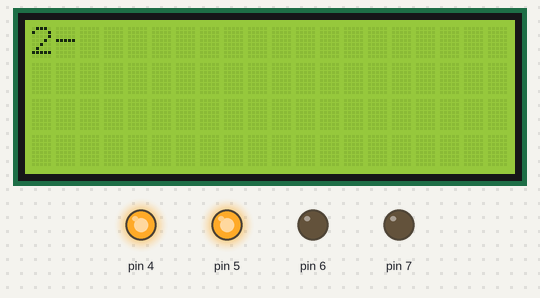
This sketch was run on a simulated Arduino Uno, built with avr-gcc and run on an emulated ATmega328P. On the bench: 20×4 character LCD, output pins drawn as LEDs (lit = HIGH).

Above: at 3.1 s.
At 5.1 s:
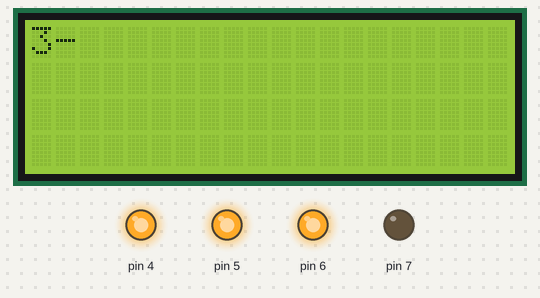
At 23.2 s:
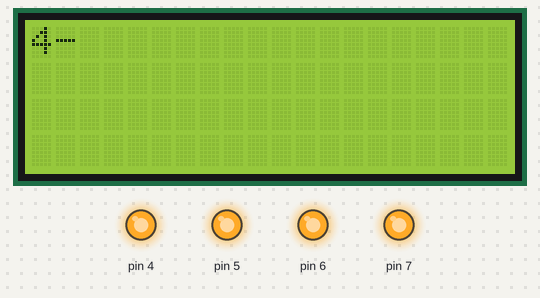
At 37.2 s:
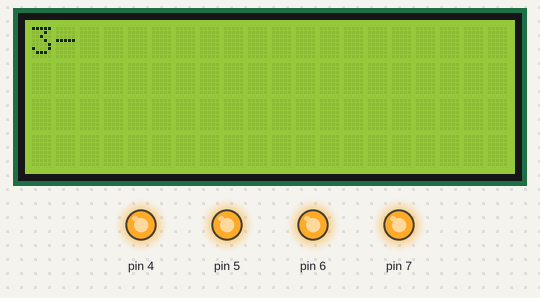
Timing chart, 0 to 40.0 s (numbered marks = the images above):
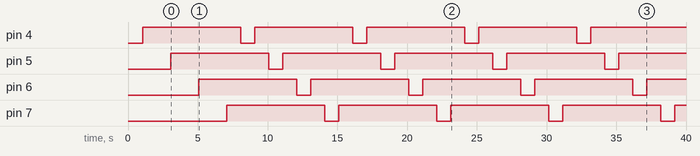

Measured:
- by itself, pin 4–7: alternates HIGH for 7.0 s and LOW for 1.0 s
- what the display in image 0 shows lasts 1.0 s, from 3.1 s to 4.1 s

The sketch:

relay1.ino
```cpp
// AW: cyklicznie przez 4 przekaźniki

#include <OneWire.h>
#include <LiquidCrystal_I2C.h>

LiquidCrystal_I2C lcd( 0x27, 20, 4 );

void setup()
{
  lcd.init();
  lcd.backlight();
  Serial.begin(9600);

  pinMode( 4, OUTPUT );
  pinMode( 5, OUTPUT );
  pinMode( 6, OUTPUT );
  pinMode( 7, OUTPUT );
}

void loop() {
  for( int i=0; i<4; i++ ) {

    lcd.clear();
    lcd.setCursor( 0, 0 );
    lcd.print( i+1 );

    digitalWrite( i+4, LOW );
    delay( 1000 );

    lcd.print( "-" );

    digitalWrite( i+4, HIGH );
    delay( 1000 );

  }
}
```
